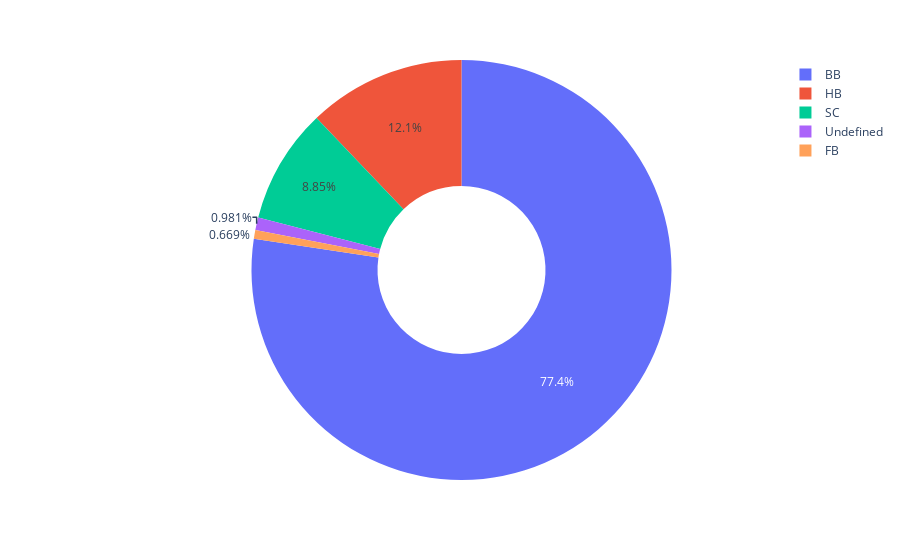

Source (notebook cell):
### Code cell
px.pie(data,names=data['meal'].value_counts().index,values=data['meal'].value_counts().values , hole = 0.4) # hole for donut chart

### Figure 1 — Plotly figure (JSON) as saved in the notebook; plotly's stock layout.template omitted (floating-point values rounded to 4 significant figures)
{"data": [{"domain": {"x": [0, 1], "y": [0, 1]}, "hole": 0.4, "hovertemplate": "label=%{label}<br>value=%{value}<extra></extra>", "labels": ["BB", "HB", "SC", "Undefined", "FB"], "legendgroup": "", "name": "", "showlegend": true, "type": "pie", "values": [92236, 14458, 10549, 1169, 798]}], "layout": {"legend": {"tracegroupgap": 0}, "margin": {"t": 60}}}
